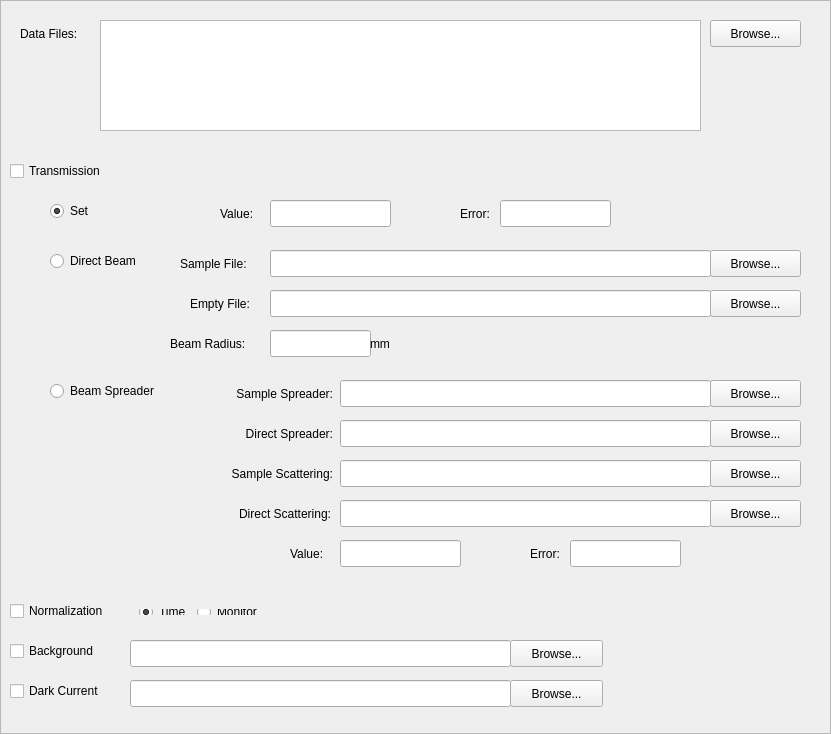
<?xml version="1.0" encoding="UTF-8"?>
<ui version="4.0">
 <class>Frame</class>
 <widget class="QFrame" name="Frame">
  <property name="geometry">
   <rect>
    <x>0</x>
    <y>0</y>
    <width>831</width>
    <height>734</height>
   </rect>
  </property>
  <property name="windowTitle">
   <string>Frame</string>
  </property>
  <property name="frameShape">
   <enum>QFrame::StyledPanel</enum>
  </property>
  <property name="frameShadow">
   <enum>QFrame::Raised</enum>
  </property>
  <widget class="QCheckBox" name="norm_check_box">
   <property name="geometry">
    <rect>
     <x>10</x>
     <y>600</y>
     <width>121</width>
     <height>22</height>
    </rect>
   </property>
   <property name="text">
    <string>Normalization</string>
   </property>
  </widget>
  <widget class="QWidget" name="formLayoutWidget">
   <property name="geometry">
    <rect>
     <x>130</x>
     <y>600</y>
     <width>161</width>
     <height>24</height>
    </rect>
   </property>
   <layout class="QFormLayout" name="norm_base">
    <property name="fieldGrowthPolicy">
     <enum>QFormLayout::AllNonFixedFieldsGrow</enum>
    </property>
    <item row="0" column="1">
     <widget class="QRadioButton" name="norm_monitor_radio">
      <property name="text">
       <string>Monitor</string>
      </property>
     </widget>
    </item>
    <item row="0" column="0">
     <widget class="QRadioButton" name="norm_time_radio">
      <property name="enabled">
       <bool>true</bool>
      </property>
      <property name="text">
       <string>Time</string>
      </property>
      <property name="checked">
       <bool>true</bool>
      </property>
     </widget>
    </item>
   </layout>
  </widget>
  <widget class="QCheckBox" name="norm_check_box_2">
   <property name="geometry">
    <rect>
     <x>10</x>
     <y>640</y>
     <width>121</width>
     <height>22</height>
    </rect>
   </property>
   <property name="text">
    <string>Background</string>
   </property>
  </widget>
  <widget class="QLineEdit" name="lineEdit">
   <property name="geometry">
    <rect>
     <x>130</x>
     <y>640</y>
     <width>381</width>
     <height>27</height>
    </rect>
   </property>
  </widget>
  <widget class="QPushButton" name="pushButton">
   <property name="geometry">
    <rect>
     <x>510</x>
     <y>640</y>
     <width>93</width>
     <height>27</height>
    </rect>
   </property>
   <property name="text">
    <string>Browse...</string>
   </property>
  </widget>
  <widget class="QCheckBox" name="norm_check_box_3">
   <property name="geometry">
    <rect>
     <x>10</x>
     <y>680</y>
     <width>121</width>
     <height>22</height>
    </rect>
   </property>
   <property name="text">
    <string>Dark Current</string>
   </property>
  </widget>
  <widget class="QLineEdit" name="lineEdit_2">
   <property name="geometry">
    <rect>
     <x>130</x>
     <y>680</y>
     <width>381</width>
     <height>27</height>
    </rect>
   </property>
  </widget>
  <widget class="QPushButton" name="pushButton_2">
   <property name="geometry">
    <rect>
     <x>510</x>
     <y>680</y>
     <width>93</width>
     <height>27</height>
    </rect>
   </property>
   <property name="text">
    <string>Browse...</string>
   </property>
  </widget>
  <widget class="QCheckBox" name="norm_check_box_4">
   <property name="geometry">
    <rect>
     <x>10</x>
     <y>160</y>
     <width>121</width>
     <height>22</height>
    </rect>
   </property>
   <property name="text">
    <string>Transmission</string>
   </property>
  </widget>
  <widget class="QRadioButton" name="radioButton">
   <property name="geometry">
    <rect>
     <x>50</x>
     <y>200</y>
     <width>50</width>
     <height>22</height>
    </rect>
   </property>
   <property name="text">
    <string>Set</string>
   </property>
   <property name="checked">
    <bool>true</bool>
   </property>
  </widget>
  <widget class="QLabel" name="label">
   <property name="geometry">
    <rect>
     <x>220</x>
     <y>200</y>
     <width>40</width>
     <height>27</height>
    </rect>
   </property>
   <property name="text">
    <string>Value:</string>
   </property>
  </widget>
  <widget class="QLineEdit" name="lineEdit_3">
   <property name="geometry">
    <rect>
     <x>270</x>
     <y>200</y>
     <width>121</width>
     <height>27</height>
    </rect>
   </property>
  </widget>
  <widget class="QLabel" name="label_2">
   <property name="geometry">
    <rect>
     <x>460</x>
     <y>200</y>
     <width>35</width>
     <height>27</height>
    </rect>
   </property>
   <property name="text">
    <string>Error:</string>
   </property>
  </widget>
  <widget class="QLineEdit" name="lineEdit_4">
   <property name="geometry">
    <rect>
     <x>500</x>
     <y>200</y>
     <width>111</width>
     <height>27</height>
    </rect>
   </property>
  </widget>
  <widget class="QRadioButton" name="radioButton_2">
   <property name="geometry">
    <rect>
     <x>50</x>
     <y>250</y>
     <width>109</width>
     <height>22</height>
    </rect>
   </property>
   <property name="text">
    <string>Direct Beam</string>
   </property>
  </widget>
  <widget class="QLabel" name="label_3">
   <property name="geometry">
    <rect>
     <x>180</x>
     <y>250</y>
     <width>81</width>
     <height>27</height>
    </rect>
   </property>
   <property name="text">
    <string>Sample File:</string>
   </property>
  </widget>
  <widget class="QLineEdit" name="lineEdit_5">
   <property name="geometry">
    <rect>
     <x>270</x>
     <y>250</y>
     <width>441</width>
     <height>27</height>
    </rect>
   </property>
  </widget>
  <widget class="QPushButton" name="pushButton_3">
   <property name="geometry">
    <rect>
     <x>710</x>
     <y>250</y>
     <width>91</width>
     <height>27</height>
    </rect>
   </property>
   <property name="text">
    <string>Browse...</string>
   </property>
  </widget>
  <widget class="QLabel" name="label_4">
   <property name="geometry">
    <rect>
     <x>190</x>
     <y>290</y>
     <width>81</width>
     <height>27</height>
    </rect>
   </property>
   <property name="text">
    <string>Empty File:</string>
   </property>
  </widget>
  <widget class="QLineEdit" name="lineEdit_6">
   <property name="geometry">
    <rect>
     <x>270</x>
     <y>290</y>
     <width>441</width>
     <height>27</height>
    </rect>
   </property>
  </widget>
  <widget class="QPushButton" name="pushButton_9">
   <property name="geometry">
    <rect>
     <x>710</x>
     <y>290</y>
     <width>91</width>
     <height>27</height>
    </rect>
   </property>
   <property name="text">
    <string>Browse...</string>
   </property>
  </widget>
  <widget class="QLabel" name="label_5">
   <property name="geometry">
    <rect>
     <x>170</x>
     <y>330</y>
     <width>90</width>
     <height>27</height>
    </rect>
   </property>
   <property name="text">
    <string>Beam Radius:</string>
   </property>
  </widget>
  <widget class="QLineEdit" name="lineEdit_14">
   <property name="geometry">
    <rect>
     <x>270</x>
     <y>330</y>
     <width>101</width>
     <height>27</height>
    </rect>
   </property>
  </widget>
  <widget class="QLabel" name="label_6">
   <property name="geometry">
    <rect>
     <x>370</x>
     <y>330</y>
     <width>26</width>
     <height>27</height>
    </rect>
   </property>
   <property name="text">
    <string>mm</string>
   </property>
  </widget>
  <widget class="QRadioButton" name="radioButton_3">
   <property name="geometry">
    <rect>
     <x>50</x>
     <y>380</y>
     <width>130</width>
     <height>22</height>
    </rect>
   </property>
   <property name="text">
    <string>Beam Spreader</string>
   </property>
  </widget>
  <widget class="QLabel" name="label_7">
   <property name="geometry">
    <rect>
     <x>202</x>
     <y>380</y>
     <width>131</width>
     <height>27</height>
    </rect>
   </property>
   <property name="text">
    <string>Sample Spreader:</string>
   </property>
   <property name="alignment">
    <set>Qt::AlignRight|Qt::AlignTrailing|Qt::AlignVCenter</set>
   </property>
  </widget>
  <widget class="QLineEdit" name="lineEdit_8">
   <property name="geometry">
    <rect>
     <x>340</x>
     <y>380</y>
     <width>371</width>
     <height>27</height>
    </rect>
   </property>
  </widget>
  <widget class="QPushButton" name="pushButton_10">
   <property name="geometry">
    <rect>
     <x>710</x>
     <y>380</y>
     <width>91</width>
     <height>27</height>
    </rect>
   </property>
   <property name="text">
    <string>Browse...</string>
   </property>
  </widget>
  <widget class="QLabel" name="label_14">
   <property name="geometry">
    <rect>
     <x>220</x>
     <y>420</y>
     <width>113</width>
     <height>27</height>
    </rect>
   </property>
   <property name="text">
    <string>Direct Spreader:</string>
   </property>
   <property name="alignment">
    <set>Qt::AlignRight|Qt::AlignTrailing|Qt::AlignVCenter</set>
   </property>
  </widget>
  <widget class="QLineEdit" name="lineEdit_15">
   <property name="geometry">
    <rect>
     <x>340</x>
     <y>420</y>
     <width>371</width>
     <height>27</height>
    </rect>
   </property>
  </widget>
  <widget class="QPushButton" name="pushButton_11">
   <property name="geometry">
    <rect>
     <x>710</x>
     <y>420</y>
     <width>91</width>
     <height>27</height>
    </rect>
   </property>
   <property name="text">
    <string>Browse...</string>
   </property>
  </widget>
  <widget class="QLabel" name="label_15">
   <property name="geometry">
    <rect>
     <x>202</x>
     <y>460</y>
     <width>131</width>
     <height>27</height>
    </rect>
   </property>
   <property name="text">
    <string>Sample Scattering:</string>
   </property>
   <property name="alignment">
    <set>Qt::AlignRight|Qt::AlignTrailing|Qt::AlignVCenter</set>
   </property>
  </widget>
  <widget class="QLineEdit" name="lineEdit_16">
   <property name="geometry">
    <rect>
     <x>340</x>
     <y>460</y>
     <width>371</width>
     <height>27</height>
    </rect>
   </property>
  </widget>
  <widget class="QPushButton" name="pushButton_12">
   <property name="geometry">
    <rect>
     <x>710</x>
     <y>460</y>
     <width>91</width>
     <height>27</height>
    </rect>
   </property>
   <property name="text">
    <string>Browse...</string>
   </property>
  </widget>
  <widget class="QLabel" name="label_16">
   <property name="geometry">
    <rect>
     <x>200</x>
     <y>500</y>
     <width>131</width>
     <height>27</height>
    </rect>
   </property>
   <property name="text">
    <string>Direct Scattering:</string>
   </property>
   <property name="alignment">
    <set>Qt::AlignRight|Qt::AlignTrailing|Qt::AlignVCenter</set>
   </property>
  </widget>
  <widget class="QLineEdit" name="lineEdit_17">
   <property name="geometry">
    <rect>
     <x>340</x>
     <y>500</y>
     <width>371</width>
     <height>27</height>
    </rect>
   </property>
  </widget>
  <widget class="QPushButton" name="pushButton_13">
   <property name="geometry">
    <rect>
     <x>710</x>
     <y>500</y>
     <width>91</width>
     <height>27</height>
    </rect>
   </property>
   <property name="text">
    <string>Browse...</string>
   </property>
  </widget>
  <widget class="QLineEdit" name="lineEdit_18">
   <property name="geometry">
    <rect>
     <x>340</x>
     <y>540</y>
     <width>121</width>
     <height>27</height>
    </rect>
   </property>
  </widget>
  <widget class="QLabel" name="label_17">
   <property name="geometry">
    <rect>
     <x>290</x>
     <y>540</y>
     <width>40</width>
     <height>27</height>
    </rect>
   </property>
   <property name="text">
    <string>Value:</string>
   </property>
  </widget>
  <widget class="QLabel" name="label_18">
   <property name="geometry">
    <rect>
     <x>530</x>
     <y>540</y>
     <width>35</width>
     <height>27</height>
    </rect>
   </property>
   <property name="text">
    <string>Error:</string>
   </property>
  </widget>
  <widget class="QLineEdit" name="lineEdit_19">
   <property name="geometry">
    <rect>
     <x>570</x>
     <y>540</y>
     <width>111</width>
     <height>27</height>
    </rect>
   </property>
  </widget>
  <widget class="QLabel" name="label_8">
   <property name="geometry">
    <rect>
     <x>20</x>
     <y>20</y>
     <width>81</width>
     <height>27</height>
    </rect>
   </property>
   <property name="text">
    <string>Data Files:</string>
   </property>
  </widget>
  <widget class="QListView" name="listView">
   <property name="geometry">
    <rect>
     <x>100</x>
     <y>20</y>
     <width>601</width>
     <height>111</height>
    </rect>
   </property>
  </widget>
  <widget class="QPushButton" name="pushButton_4">
   <property name="geometry">
    <rect>
     <x>710</x>
     <y>20</y>
     <width>91</width>
     <height>27</height>
    </rect>
   </property>
   <property name="text">
    <string>Browse...</string>
   </property>
  </widget>
 </widget>
 <layoutdefault spacing="6" margin="9"/>
 <resources/>
 <connections/>
 <designerdata>
  <property name="gridDeltaX">
   <number>10</number>
  </property>
  <property name="gridDeltaY">
   <number>10</number>
  </property>
  <property name="gridSnapX">
   <bool>true</bool>
  </property>
  <property name="gridSnapY">
   <bool>true</bool>
  </property>
  <property name="gridVisible">
   <bool>true</bool>
  </property>
 </designerdata>
 <slots>
  <slot>use_beam_finder_changed()</slot>
  <slot>fit_scattering_data()</slot>
  <slot>fit_direct_beam()</slot>
 </slots>
</ui>
